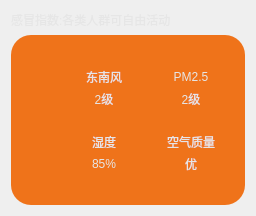
     <widget class="QWidget" name="widget03" native="true">
      <property name="styleSheet">
       <string notr="true">color:rgb(230,230,230);</string>
      </property>
      <layout class="QVBoxLayout" name="verticalLayout" stretch="1,5">
       <item>
        <widget class="QLabel" name="labelGanMao">
         <property name="text">
          <string>感冒指数:各类人群可自由活动</string>
         </property>
        </widget>
       </item>
       <item>
        <widget class="QWidget" name="widget0301" native="true">
         <property name="styleSheet">
          <string notr="true">background-color: rgb(239, 115, 26);
border-radius: 20px;</string>
         </property>
         <layout class="QGridLayout" name="gridLayout">
          <property name="leftMargin">
           <number>30</number>
          </property>
          <property name="topMargin">
           <number>30</number>
          </property>
          <property name="rightMargin">
           <number>30</number>
          </property>
          <property name="bottomMargin">
           <number>30</number>
          </property>
          <property name="horizontalSpacing">
           <number>0</number>
          </property>
          <property name="verticalSpacing">
           <number>20</number>
          </property>
          <item row="0" column="0">
           <layout class="QHBoxLayout" name="horizontalLayout">
            <property name="spacing">
             <number>0</number>
            </property>
            <item>
             <widget class="QLabel" name="labelFX">
              <property name="minimumSize">
               <size>
                <width>45</width>
                <height>45</height>
               </size>
              </property>
              <property name="maximumSize">
               <size>
                <width>45</width>
                <height>45</height>
               </size>
              </property>
              <property name="text">
               <string/>
              </property>
              <property name="pixmap">
               <pixmap resource="res.qrc">:/new/prefix1/res/wind.png</pixmap>
              </property>
              <property name="scaledContents">
               <bool>true</bool>
              </property>
             </widget>
            </item>
            <item>
             <layout class="QVBoxLayout" name="verticalLayout_2">
              <property name="spacing">
               <number>0</number>
              </property>
              <item>
               <widget class="QLabel" name="labelFXType">
                <property name="text">
                 <string>东南风</string>
                </property>
                <property name="alignment">
                 <set>Qt::AlignCenter</set>
                </property>
               </widget>
              </item>
              <item>
               <widget class="QLabel" name="labelFXData">
                <property name="text">
                 <string>2级</string>
                </property>
                <property name="alignment">
                 <set>Qt::AlignCenter</set>
                </property>
               </widget>
              </item>
             </layout>
            </item>
           </layout>
          </item>
          <item row="0" column="1">
           <layout class="QHBoxLayout" name="horizontalLayout_2">
            <item>
             <widget class="QLabel" name="labelFX_2">
              <property name="minimumSize">
               <size>
                <width>45</width>
                <height>45</height>
               </size>
              </property>
              <property name="maximumSize">
               <size>
                <width>45</width>
                <height>45</height>
               </size>
              </property>
              <property name="text">
               <string/>
              </property>
              <property name="pixmap">
               <pixmap resource="res.qrc">:/new/prefix1/res/pm25.png</pixmap>
              </property>
              <property name="scaledContents">
               <bool>true</bool>
              </property>
             </widget>
            </item>
            <item>
             <layout class="QVBoxLayout" name="verticalLayout_3">
              <item>
               <widget class="QLabel" name="labelPM25">
                <property name="text">
                 <string>PM2.5</string>
                </property>
                <property name="alignment">
                 <set>Qt::AlignCenter</set>
                </property>
               </widget>
              </item>
              <item>
               <widget class="QLabel" name="labelPM25Data">
                <property name="text">
                 <string>2级</string>
                </property>
                <property name="alignment">
                 <set>Qt::AlignCenter</set>
                </property>
               </widget>
              </item>
             </layout>
            </item>
           </layout>
          </item>
          <item row="1" column="0">
           <layout class="QHBoxLayout" name="horizontalLayout_3">
            <item>
             <widget class="QLabel" name="labelFX_3">
              <property name="minimumSize">
               <size>
                <width>45</width>
                <height>45</height>
               </size>
              </property>
              <property name="maximumSize">
               <size>
                <width>45</width>
                <height>45</height>
               </size>
              </property>
              <property name="text">
               <string/>
              </property>
              <property name="pixmap">
               <pixmap resource="res.qrc">:/new/prefix1/res/humidity.png</pixmap>
              </property>
              <property name="scaledContents">
               <bool>true</bool>
              </property>
             </widget>
            </item>
            <item>
             <layout class="QVBoxLayout" name="verticalLayout_4">
              <item>
               <widget class="QLabel" name="labelShidu">
                <property name="text">
                 <string>湿度</string>
                </property>
                <property name="alignment">
                 <set>Qt::AlignCenter</set>
                </property>
               </widget>
              </item>
              <item>
               <widget class="QLabel" name="labelShiduData">
                <property name="text">
                 <string>85%</string>
                </property>
                <property name="alignment">
                 <set>Qt::AlignCenter</set>
                </property>
               </widget>
              </item>
             </layout>
            </item>
           </layout>
          </item>
          <item row="1" column="1">
           <layout class="QHBoxLayout" name="horizontalLayout_4">
            <item>
             <widget class="QLabel" name="labelFX_4">
              <property name="minimumSize">
               <size>
                <width>45</width>
                <height>45</height>
               </size>
              </property>
              <property name="maximumSize">
               <size>
                <width>45</width>
                <height>45</height>
               </size>
              </property>
              <property name="text">
               <string/>
              </property>
              <property name="pixmap">
               <pixmap resource="res.qrc">:/new/prefix1/res/airQi.png</pixmap>
              </property>
              <property name="scaledContents">
               <bool>true</bool>
              </property>
             </widget>
            </item>
            <item>
             <layout class="QVBoxLayout" name="verticalLayout_5">
              <item>
               <widget class="QLabel" name="labelAir">
                <property name="text">
                 <string>空气质量</string>
                </property>
                <property name="alignment">
                 <set>Qt::AlignCenter</set>
                </property>
               </widget>
              </item>
              <item>
               <widget class="QLabel" name="labelAirData">
                <property name="text">
                 <string>优</string>
                </property>
                <property name="alignment">
                 <set>Qt::AlignCenter</set>
                </property>
               </widget>
              </item>
             </layout>
            </item>
           </layout>
          </item>
         </layout>
        </widget>
       </item>
      </layout>
     </widget>
